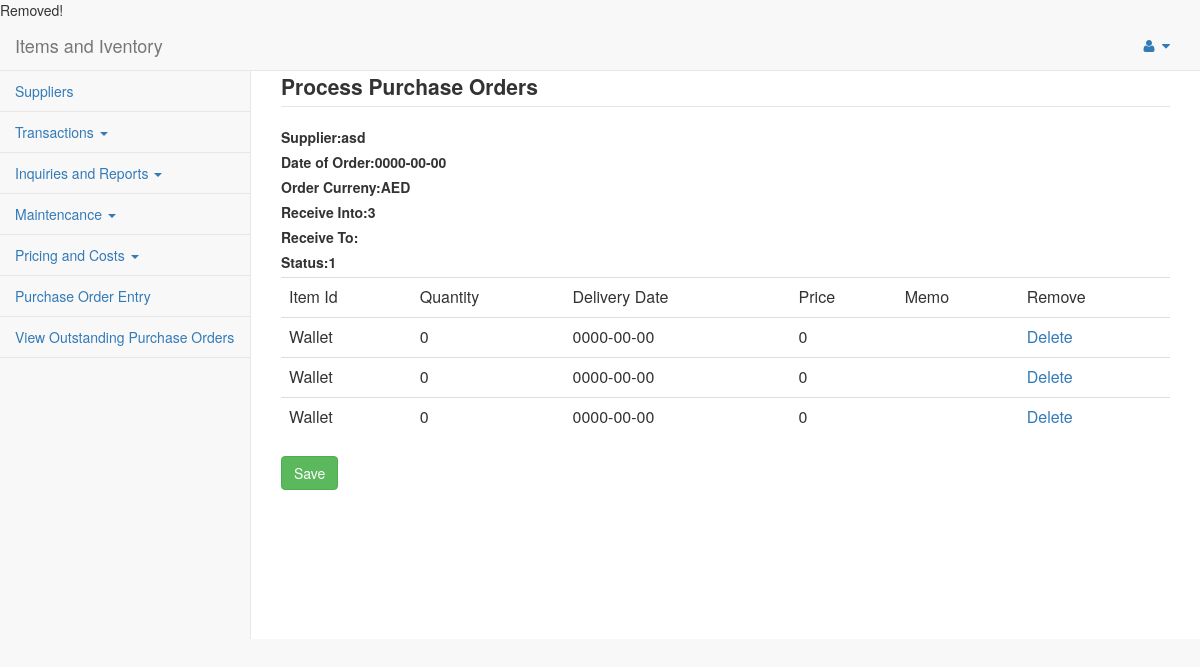
Screenshot of /pages/viewpurchaseorder.php?id=84 with the database file from the repository.
### tables this page shows
CREATE TABLE IF NOT EXISTS `purchase_order_entry` (
  `id` int(11) NOT NULL AUTO_INCREMENT,
  `supplier` varchar(100) NOT NULL,
  `order_date` date NOT NULL,
  `currency` varchar(100) NOT NULL,
  `receive_into` int(2) NOT NULL,
  `deliver_to` varchar(100) NOT NULL,
  `order_status` int(2) NOT NULL,
  PRIMARY KEY (`id`)
);

CREATE TABLE IF NOT EXISTS `list_order_items` (
  `id` int(11) NOT NULL AUTO_INCREMENT,
  `item_id` varchar(100) NOT NULL,
  `quantity` int(11) NOT NULL,
  `delivery_date` date NOT NULL,
  `pbt` int(11) NOT NULL,
  `memo` varchar(100) NOT NULL,
  `p_o_reference` int(11) DEFAULT NULL,
  PRIMARY KEY (`id`)
);

### pages/process.php (called while the page is built, shortened)
<?php
function processPurchaseOrder($conn, $id){
	$sql="SELECT * FROM purchase_order_entry WHERE id=$id";
	$result=mysqli_query($conn, $sql);
	return $result;
}
function viewOrderList($conn, $id){
	$sql="SELECT * FROM list_order_items WHERE p_o_reference='$id'";
	$result=mysqli_query($conn, $sql);
	return $result;
}
?>

### pages/viewpurchaseorder.php (the view, shortened to what this page needs)
<?php
        include('process.php');
        $conn1 = connect();
        $processPurchaseOrder=mysqli_fetch_assoc(processPurchaseOrder($conn1, $_GET['id']));
        $viewOrderList=vieworderList($conn1, $_GET["id"]);
        ?>
<!DOCTYPE html>
<html lang="en">
<head>
    <link href="../bower_components/bootstrap/dist/css/bootstrap.min.css" rel="stylesheet">
    <link href="../bower_components/metisMenu/dist/metisMenu.min.css" rel="stylesheet">
    <link href="../dist/css/timeline.css" rel="stylesheet">
    <link href="../dist/css/sb-admin-2.css" rel="stylesheet">
    <link href="../bower_components/morrisjs/morris.css" rel="stylesheet">
    <link href="../bower_components/font-awesome/css/font-awesome.min.css" rel="stylesheet" type="text/css">
</head>
<body>
    <div id="wrapper">
        <nav class="navbar navbar-default navbar-static-top" role="navigation" style="margin-bottom: 0">
            <div class="navbar-header">
                <a class="navbar-brand" href="index.html">Items and Iventory</a>
            </div>
            <ul class="nav navbar-top-links navbar-right">
                <li class="dropdown">
                    <a class="dropdown-toggle" data-toggle="dropdown" href="#">
                        <i class="fa fa-user fa-fw"></i>  <i class="fa fa-caret-down"></i>
                    </a>
                </li>
            </ul>
            <div class="navbar-default sidebar" role="navigation">
                <div class="sidebar-nav navbar-collapse">
                    <ul class="nav" id="side-menu">
                    			 <li>
                           			<a href="suppliers.php"><i class="fa-fw"></i> Suppliers</a>
                        		</li>
                                <li class="dropdown">
        							<a href="#" class="dropdown-toggle" data-toggle="dropdown" role="button" aria-haspopup="true" aria-expanded="false"> Transactions <span class="caret"></span></a>
        						</li>
        						<li class="dropdown">
        							<a href="#" class="dropdown-toggle" data-toggle="dropdown" role="button" aria-haspopup="true" aria-expanded="false"> Inquiries and Reports <span class="caret"></span></a>
        						</li>
        						<li class="dropdown">
        							<a href="#" class="dropdown-toggle" data-toggle="dropdown" role="button" aria-haspopup="true" aria-expanded="false"> Maintencance <span class="caret"></span></a>
        						</li>
        						<li class="dropdown">
        							<a href="#" class="dropdown-toggle" data-toggle="dropdown" role="button" aria-haspopup="true" aria-expanded="false"> Pricing and Costs <span class="caret"></span></a>
        						</li>
        						<li>
                           			<a href="purchase.php"><i class="fa-fw"></i> Purchase Order Entry</a>
                        		</li>
                        		<li>
                           			<a href="outstanding.php"><i class="fa-fw"></i> View Outstanding Purchase Orders</a>
                        		</li>
                            </ul>
                </div>
            </div>
        </nav>
        <div id="page-wrapper">
    	<legend><label>Process Purchase Orders</label></legend>
        <form method="POST">
            <label>Supplier:  </label><label><?=$processPurchaseOrder['supplier']?></label></br>
            <label>Date of Order:</label><label><?=$processPurchaseOrder['order_date']?></label></br>
            <label>Order Curreny: </label><label><?=$processPurchaseOrder['currency']?></label></br>
            <label>Receive Into:</label><label><?=$processPurchaseOrder['receive_into']?></label></br>
            <label>Receive To: </label><label><?=$processPurchaseOrder['deliver_to']?></label></br>
            <label>Status: </label><label><?=$processPurchaseOrder['order_status']?></label></br>
            <div class="table-responsive">
                <table class="table">
                    <tr>
                        <td>Item Id</td>
                        <td>Quantity</td>
                        <td>Delivery Date</td>
                        <td>Price</td>
                        <td>Memo</td>
                        <td>Remove</td>
                    </tr>
                    <?php
                        while($row=mysqli_fetch_assoc($viewOrderList)){
                    ?>
                    <tr>
                        <td><?=$row['item_id']?></td>
                        <td><?=$row['quantity']?></td>
                        <td><?=$row['delivery_date']?></td>
                        <td><?=$row['pbt']?></td>
                        <td><?=$row['memo']?></td>
                        <td><a href="viewpurchaseorder.php?id=<?=$row["id"]?>">Delete</a></td>
                    </tr>
                    <?php
                    }
                    ?>
                </table>
             </div>
            <input type="submit" class="btn btn-success" value="Save" name="save">
        </form>
    </div>
</body>
</html>

### rows the page displays
purchase_order_entry: supplier "asd", order_date "0000-00-00", currency "AED", receive_into "3", order_status "1"
list_order_items: item "Wallet", quantity "0", delivery_date "0000-00-00", pbt "0"
list_order_items: item "Wallet", quantity "0", delivery_date "0000-00-00", pbt "0"
list_order_items: item "Wallet", quantity "0", delivery_date "0000-00-00", pbt "0"
